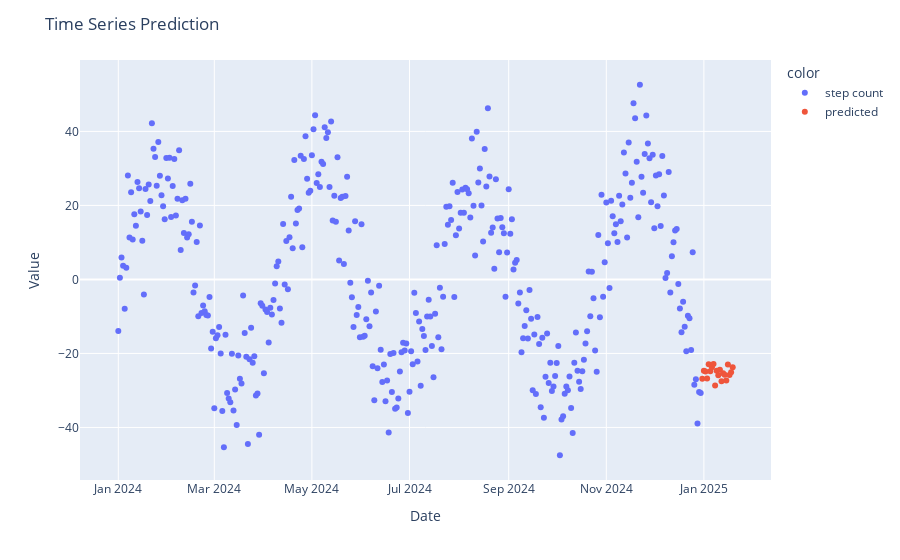

The code cell stored with this chart in its notebook:
### Code cell
import pandas as pd
import numpy as np
import statsmodels.api as sm
from statsmodels.tsa.statespace.sarimax import SARIMAX
from sklearn.metrics import mean_squared_error
import plotly.express as px

# Generate data
N = 365
P = 20
start_date = pd.to_datetime('2024-01-01')
dates = pd.date_range(start=start_date, periods=N, freq='D')
values = [30 * np.sin(2 * np.pi * i / 100) + 10 * np.random.randn() for i, _ in enumerate(dates)]

# Create DataFrame
df = pd.DataFrame({'date': dates, 'value': values})

# Split data into training and testing sets
train_size = int(len(df) * 0.8)
train, test = df[:train_size], df[train_size:]

# Fit model
model = SARIMAX(train['value'], order=(1, 1, 1), seasonal_order=(1, 1, 1, 12))
results = model.fit()

# Predict next 20 time steps
future_dates = pd.date_range(start=test['date'].iloc[-1] + pd.Timedelta(days=1), periods=P, freq='D')
future_df = pd.DataFrame({'date': future_dates})
future_df.set_index('date', inplace=True)
future_predictions = results.forecast(20)
future_df['date'] = future_dates
future_df['value'] = future_predictions.values

# Combine original data with predictions
combined_df = pd.concat([df, future_df])

# Plot results
colors = ['step count'] * N + ['predicted'] * P
fig = px.scatter(combined_df, x='date', y='value', color=colors)
fig.update_layout(title='Time Series Prediction', xaxis_title='Date', yaxis_title='Value')
fig.show()

### Figure 1 — Plotly figure (JSON) as saved in the notebook; plotly's stock layout.template omitted (floating-point values rounded to 4 significant figures; data arrays with more than 128 entries replaced by an {"elided": "..."} marker saying what was removed)
{"data": [{"hovertemplate": "color=step count<br>date=%{x}<br>value=%{y}<extra></extra>", "legendgroup": "step count", "marker": {"color": "#636efa", "symbol": "circle"}, "mode": "markers", "name": "step count", "orientation": "v", "showlegend": true, "type": "scatter", "x": {"elided": "365 str values"}, "xaxis": "x", "y": {"elided": "365 float values"}, "yaxis": "y"}, {"hovertemplate": "color=predicted<br>date=%{x}<br>value=%{y}<extra></extra>", "legendgroup": "predicted", "marker": {"color": "#EF553B", "symbol": "circle"}, "mode": "markers", "name": "predicted", "orientation": "v", "showlegend": true, "type": "scatter", "x": ["2024-12-31T00:00:00", "2025-01-01T00:00:00", "2025-01-02T00:00:00", "2025-01-03T00:00:00", "2025-01-04T00:00:00", "2025-01-05T00:00:00", "2025-01-06T00:00:00", "2025-01-07T00:00:00", "2025-01-08T00:00:00", "2025-01-09T00:00:00", "2025-01-10T00:00:00", "2025-01-11T00:00:00", "2025-01-12T00:00:00", "2025-01-13T00:00:00", "2025-01-14T00:00:00", "2025-01-15T00:00:00", "2025-01-16T00:00:00", "2025-01-17T00:00:00", "2025-01-18T00:00:00", "2025-01-19T00:00:00"], "xaxis": "x", "y": [-26.83, -24.67, -24.91, -26.77, -22.9, -24.81, -23.76, -22.87, -28.64, -24.7, -25.88, -24.41, -27.49, -25.36, -25.77, -27.33, -22.97, -25.83, -25.11, -23.71], "yaxis": "y"}], "layout": {"legend": {"title": {"text": "color"}, "tracegroupgap": 0}, "margin": {"t": 60}, "title": {"text": "Time Series Prediction"}, "xaxis": {"anchor": "y", "domain": [0, 1], "title": {"text": "Date"}}, "yaxis": {"anchor": "x", "domain": [0, 1], "title": {"text": "Value"}}}}
